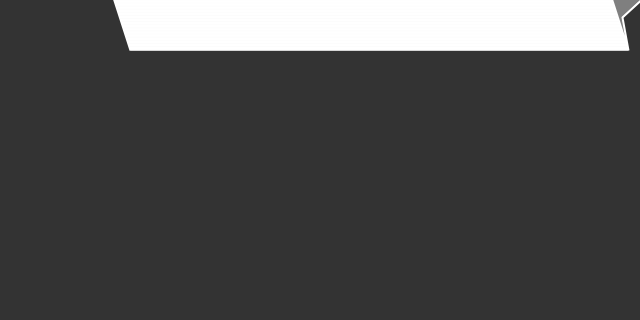
Frame 1 (no input)
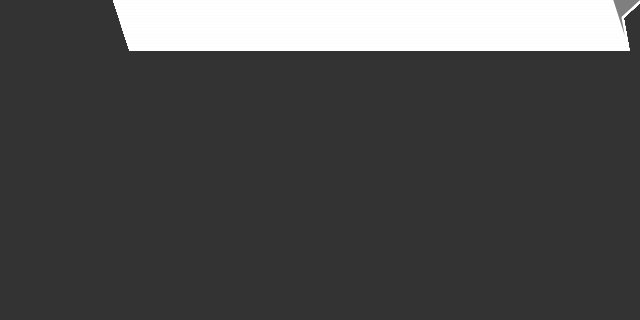
Frame 60 (the mouse pressed at the canvas centre just before this capture)
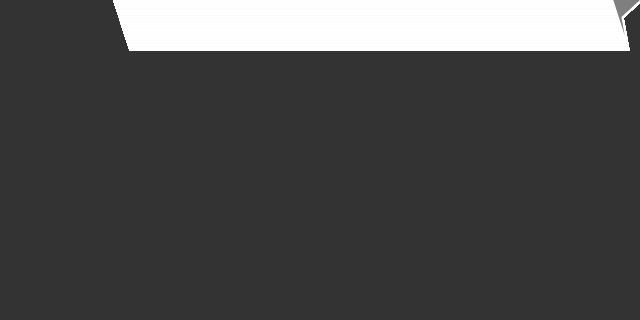
Frame 120 (the mouse held since frame 60 and released just before this capture)

The Processing sketch that drew these frames (run headless with seeded random() and noise(); from frame 60 on, the mouse is pressed at the canvas centre):

// Processing sketch: stars
// ── stars.pde
float mX;
float mY;

void setup() {
  size(640, 320);
   background(51);
}

void draw() {
 
  for (int i =1; i <500 ; i=i+1) {

  
    star(i+100, 10);
  }
 
}

void star(float x, float y) {

  fill(127);
  stroke(255);
  strokeWeight(2);
  beginShape();
  vertex(x, y-50);
  vertex(x+14, y-20);
  vertex(x+47, y-15);
  vertex(x+23, y+7);
  vertex(x+29, y+40);
  endShape(CLOSE);
}

void mousePressed() {
  mX=mouseX;
  mY=mouseY;
  
}
